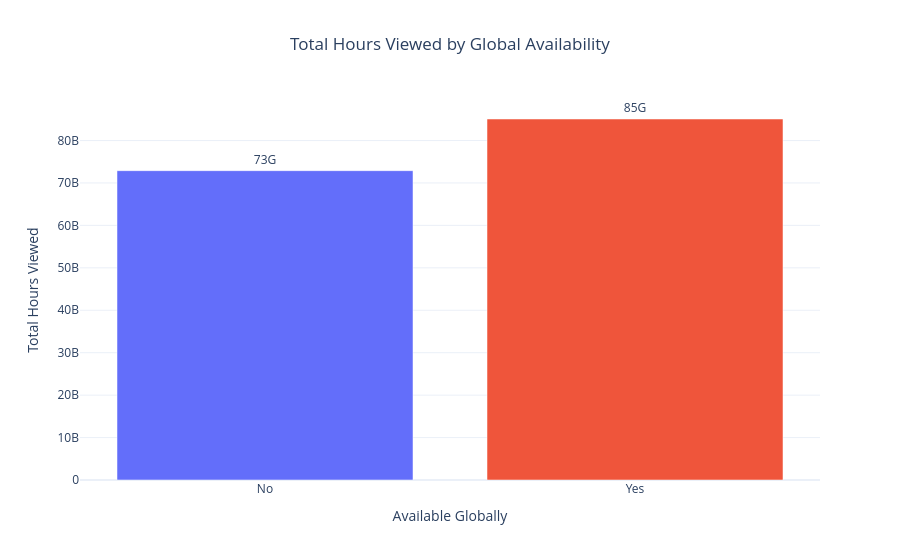

The cell this chart's notebook holds for it:
### Code cell
# Visualize total viewing hours by global availability

fig = px.bar(
    global_performance,
    x="Available Globally?",
    y="Total_Hours_Viewed",
    color="Available Globally?",
    text="Total_Hours_Viewed",
    title="Total Hours Viewed by Global Availability",
    labels={
        "Available Globally?": "Available Globally",
        "Total_Hours_Viewed": "Total Hours Viewed"
    }
)

fig.update_traces(
    texttemplate="%{text:.2s}",
    textposition="outside"
)

fig.update_layout(
    template="plotly_white",
    title_x=0.5,
    showlegend=False,
    xaxis_title="Available Globally",
    yaxis_title="Total Hours Viewed"
)

fig.show()

### Figure 1 — Plotly figure (JSON) as saved in the notebook; plotly's stock layout.template omitted (floating-point values rounded to 4 significant figures)
{"data": [{"alignmentgroup": "True", "hovertemplate": "Available Globally=%{x}<br>Total Hours Viewed=%{text}<extra></extra>", "legendgroup": "No", "marker": {"color": "#636efa", "pattern": {"shape": ""}}, "name": "No", "offsetgroup": "No", "orientation": "v", "showlegend": true, "text": [72897000000], "textposition": "outside", "texttemplate": "%{text:.2s}", "type": "bar", "x": ["No"], "xaxis": "x", "y": [72897000000], "yaxis": "y"}, {"alignmentgroup": "True", "hovertemplate": "Available Globally=%{x}<br>Total Hours Viewed=%{text}<extra></extra>", "legendgroup": "Yes", "marker": {"color": "#EF553B", "pattern": {"shape": ""}}, "name": "Yes", "offsetgroup": "Yes", "orientation": "v", "showlegend": true, "text": [85073700000], "textposition": "outside", "texttemplate": "%{text:.2s}", "type": "bar", "x": ["Yes"], "xaxis": "x", "y": [85073700000], "yaxis": "y"}], "layout": {"barmode": "relative", "legend": {"title": {"text": "Available Globally"}, "tracegroupgap": 0}, "showlegend": false, "title": {"text": "Total Hours Viewed by Global Availability", "x": 0.5}, "xaxis": {"anchor": "y", "categoryarray": ["No", "Yes"], "categoryorder": "array", "domain": [0, 1], "title": {"text": "Available Globally"}}, "yaxis": {"anchor": "x", "domain": [0, 1], "title": {"text": "Total Hours Viewed"}}}}
